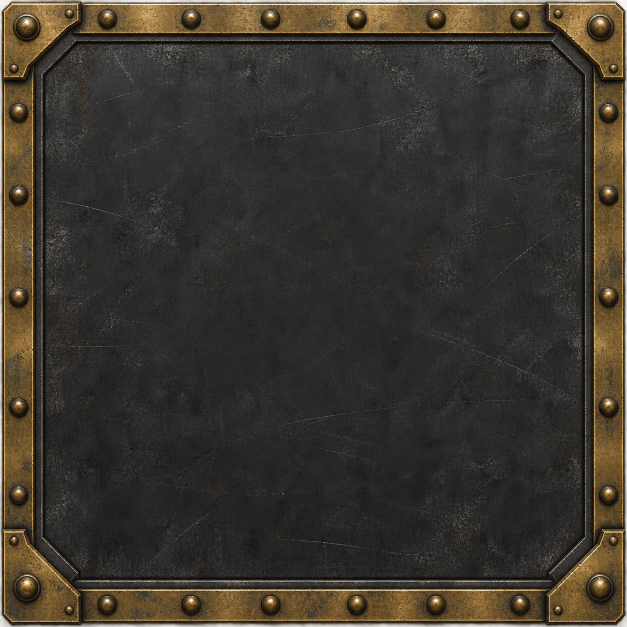
#> input picture assets/raw/hud_panel.png, 1254 x 1254 px, found by its file name (shown at 1/2 size)
$ python process_assets.py
#> lines starting #> are read from the running program, lines starting #| are printed output that depends on the picture
"""Post-process codex-generated images in assets/raw into web-ready game assets.

Run from the project root:  python tools/process_assets.py   (needs Pillow + numpy)

- Textures -> 512px JPG "detail maps": per-channel mean normalised to 0.5 so the
  shader can multiply them (x2) onto vertex colours without shifting the palette.
- smoke/fire -> 256px RGBA PNG, alpha keyed from luminance of the black background.
- icons/icons2 -> 2x2 grids on magenta split into transparent PNG icons.
- gauge/ring -> magenta-keyed HUD instrument faces; hud_panel/sign -> HUD frame and plate backgrounds.
- keyart -> 1600px JPG start-screen background.
"""
import os
import numpy as np
from PIL import Image

RAW, OUT = 'assets/raw', 'assets'
TEXTURES = {  # name: (desaturation, contrast)
    'metal': (0.75, 0.9), 'wood': (0.6, 0.9), 'concrete': (0.7, 0.9), 'ground': (0.6, 0.7),
    'gravel': (0.8, 0.9), 'rock': (0.7, 0.9), 'snow': (0.5, 0.8),
    'sand': (0.6, 0.8), 'asphalt': (0.7, 0.9), 'paint': (0.55, 1.0), 'steel': (0.8, 1.0),
}


def load(name):
#> called with name = 'hud_panel'
    return Image.open(os.path.join(RAW, name + '.png')).convert('RGB')


# [68 lines left out: functions texture, sprite, key_magenta, keyed, keyed_square, icons, not called in this run]


def keyart():
    img = load('keyart')
    img.resize((1600, round(1600 * img.height / img.width)), Image.LANCZOS).save(os.path.join(OUT, 'keyart.jpg'), quality=82)


if __name__ == '__main__':
    for n, (ds, c) in TEXTURES.items():
        if os.path.exists(os.path.join(RAW, n + '.png')):
            texture(n, ds, c); print('texture', n)
    for n, white in (('smoke', True), ('fire', False)):
        if os.path.exists(os.path.join(RAW, n + '.png')):
            sprite(n, white); print('sprite', n)
    if os.path.exists(os.path.join(RAW, 'icons.png')):
        icons(); print('icons')
    if os.path.exists(os.path.join(RAW, 'icons2.png')):
        icons('icons2', ('hull', 'warning', 'target', 'train')); print('icons2')
    for n in ('gauge', 'ring'):
        if os.path.exists(os.path.join(RAW, n + '.png')):
            keyed_square(n, 512); print(n)
    if os.path.exists(os.path.join(RAW, 'hud_panel.png')):
        load('hud_panel').resize((256, 256), Image.LANCZOS).save(os.path.join(OUT, 'hud_panel.jpg'), quality=90); print('hud_panel')
#> after `load('hud_panel').resize((256, 256), Image.LANCZOS).save(os.path.join(`:
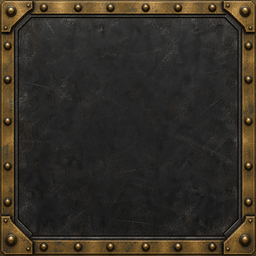
#> saved as hud_panel.jpg: PIL image 256x256 RGB; mean R, G, B 52.2, 46.6, 38.2
    if os.path.exists(os.path.join(RAW, 'sign.png')):
        im = load('sign'); im.resize((600, round(600 * im.height / im.width)), Image.LANCZOS).save(os.path.join(OUT, 'hud_sign.jpg'), quality=88); print('sign')
#> call 2 of load, with name = 'sign'
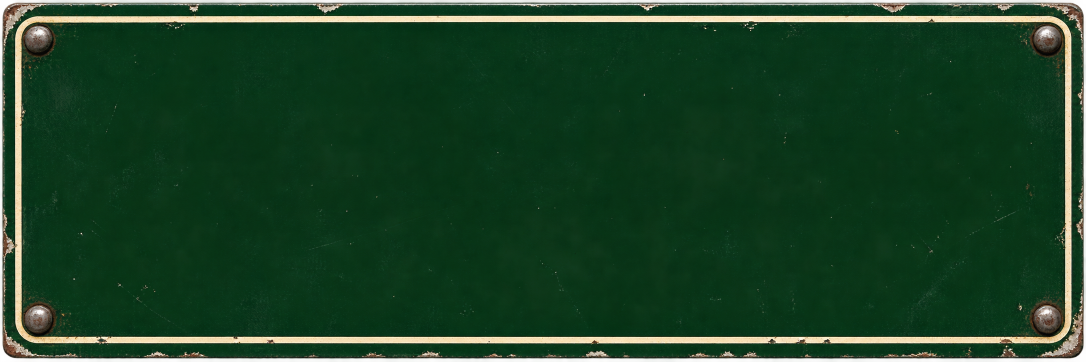
#> input picture assets/raw/sign.png, 2172 x 724 px, found by its file name (shown at 1/2 size)
#> in load (call 2), `return Image.open(os.path.join(RAW, name + '.png')).convert('RGB')`:
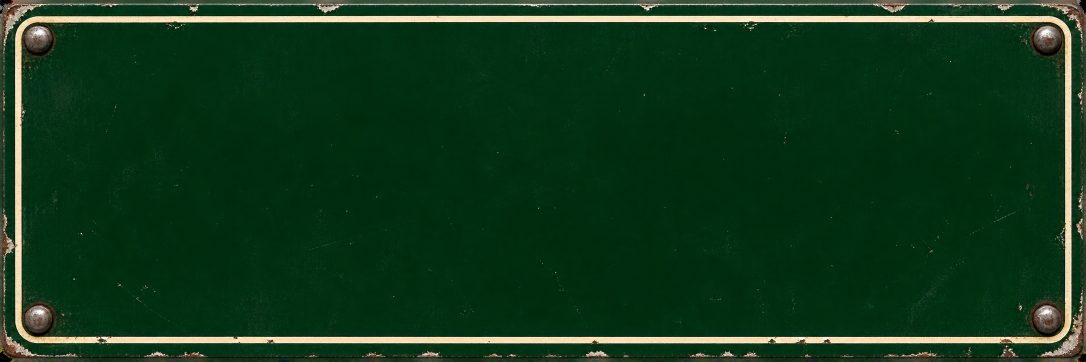
#> returned value: PIL image 2172x724 RGB (shown at 1/2 size); mean R, G, B 17.1, 56.3, 27.2
#> after `im = load('sign')`:
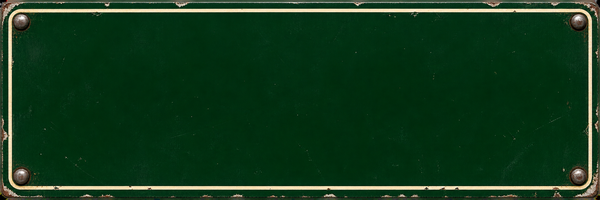
#> saved as hud_sign.jpg: PIL image 600x200 RGB; mean R, G, B 17.1, 56.3, 27.2
    for n, w in (('marker', 160), ('hpframe', 400), ('logo', 1200)):
        if os.path.exists(os.path.join(RAW, n + '.png')):
            keyed(n, w, halo=(n == 'logo')); print(n)
    if os.path.exists(os.path.join(RAW, 'btn.png')):
        im = load('btn'); im.resize((640, round(640 * im.height / im.width)), Image.LANCZOS).save(os.path.join(OUT, 'hud_btn.jpg'), quality=90); print('btn')
    for n in ('card_steam', 'card_diesel'):
        if os.path.exists(os.path.join(RAW, n + '.png')):
            im = load(n); im.thumbnail((640, 640)); im.save(os.path.join(OUT, n + '.jpg'), quality=85); print(n)
    if os.path.exists(os.path.join(RAW, 'keyart.png')):
        keyart(); print('keyart')
#> call 3 of load, with name = 'keyart'
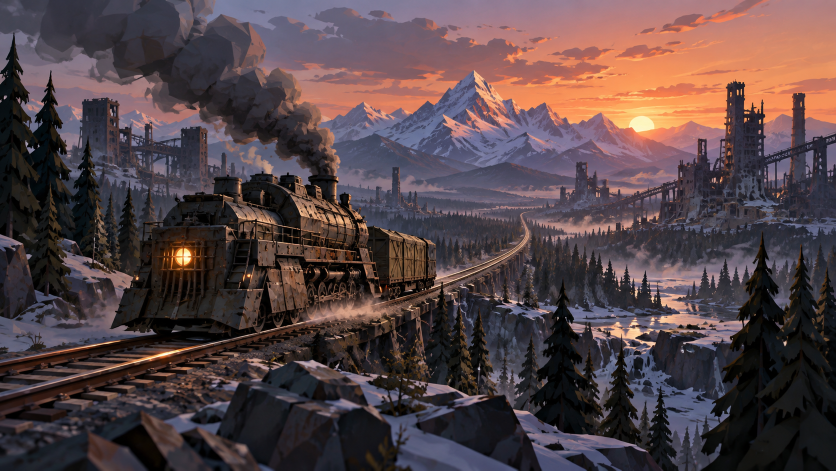
#> input picture assets/raw/keyart.png, 1672 x 941 px, found by its file name (shown at 1/2 size)
#> in load, returned value is the input picture: PIL image 1672x941 RGB; mean R, G, B 84.6, 67.6, 70.3
#> in keyart, `img.resize((1600, round(1600 * img.height / img.width)), Image.LANCZOS..`:
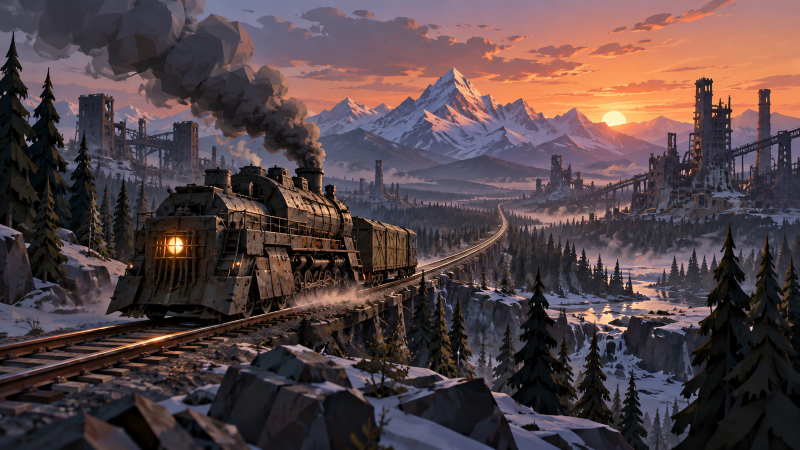
#> saved as keyart.jpg: PIL image 1600x900 RGB (shown at 1/2 size); mean R, G, B 84.6, 67.6, 70.3
